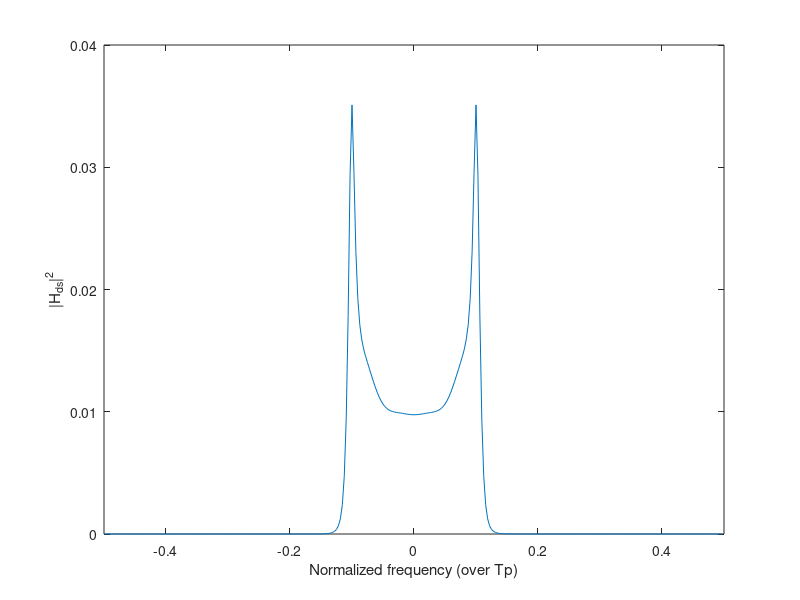
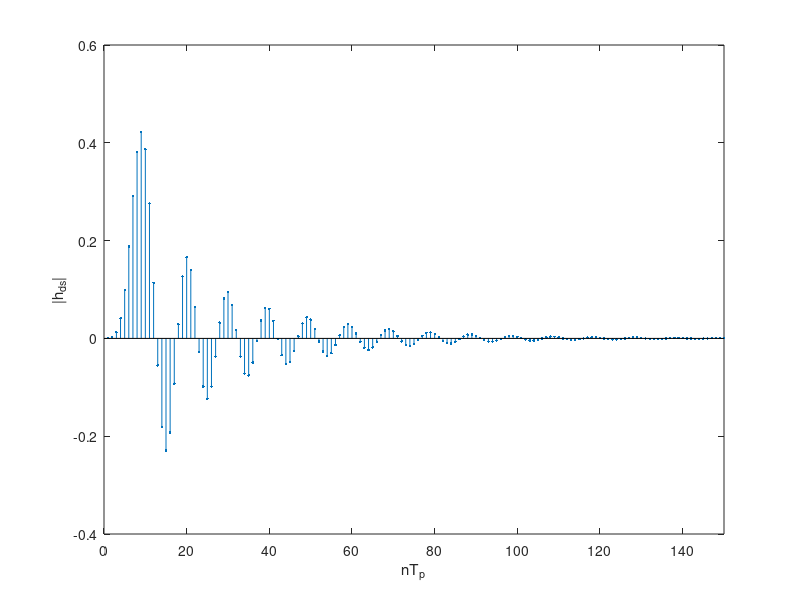
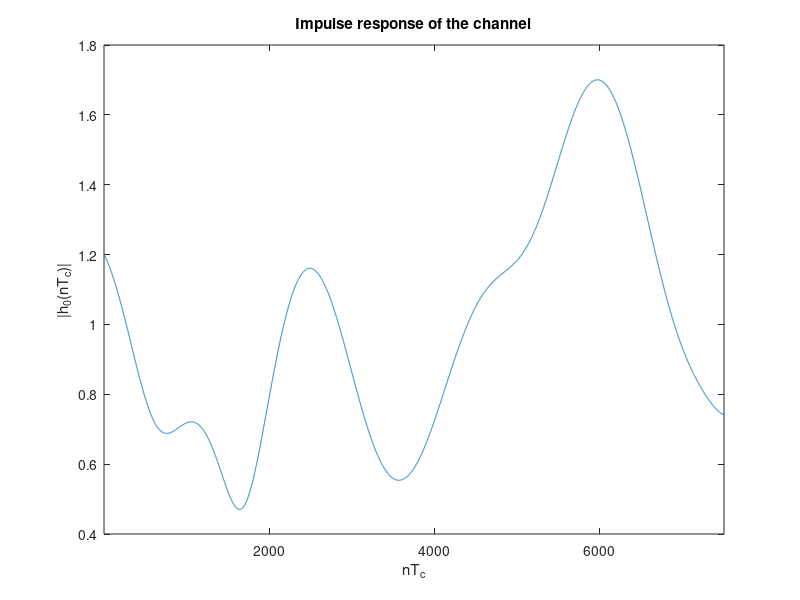

Write MATLAB code to recreate these figures, in order. (Note: this script raises an error after producing the figures.)
clc; close all; clear global; clearvars;

%% SETUP OF THE GIVEN PARAMETERS
Tc=1;
fd=(40*10^-5)/Tc;
Tp=1/10*(1/fd); 
Nsamples=80000;
hplot_samples=7500;
KdB=2;
K=10^(KdB/10); 
C=sqrt(K/(K+1)); 

%setup of the doppler filter coefficients (page 317)
a_ds=[1, -4.4153, 8.6283, -9.4592, 6.1051, ... 
    -1.3542, -3.3622, 7.2390, -7.9361, 5.1221,...
    -1.8401, 2.8706e-1];
b_ds=[1.3651e-4, 8.1905e-4, 2.0476e-3, 2.7302e-3, ...
2.0476e-3, 9.0939e-4, 6.7852e-4, 1.3550e-3, 1.8076e-3, ...
1.3550e-3, 5.3726e-4, 6.1818e-5, -7.1294e-5, ...
    -9.5058e-5, -7.1294e-5, -2.5505e-5, 1.3321e-5, ...
    4.5186e-5, 6.0248e-5, 4.5186e-5, 1.8074e-5, 3.0124e-6];
% The energy of the doppler filter needs to be normalized to 1
h_ds=impz(b_ds, a_ds);
E_hds=sum(h_ds.^2);
b_ds=b_ds/sqrt(E_hds);
Npoints=Nsamples/Tp;
[Hds, f]=freqz(b_ds,a_ds,Npoints,'whole');
Hds2=(1/Npoints)*abs(Hds).^2;
% Hds=fft(h_ds, Npoints);
% Hds2=abs(Hds).^2;
D_f=fftshift(Hds2);
figure, plot((f/(2*pi))-0.5, D_f)
ylabel('|H_{ds}|^2')
xlim([-0.5 0.5])
xlabel('Normalized frequency (over Tp)')
%normalize the power of h0.
Md=1-C^2;

%% SIMULATION OF THE CHANNEL IMPULSE RESPONSE
%compute the transient as 5*Neq*Tp because the final sampling time is Tq 
pvec=abs(roots(a_ds));
pmax=max(pvec);
Neq=ceil(-1/log(pmax));
transient=5*Tp*Neq;
%transient=length(h_ds)*Tp;

h_nsamples=Nsamples+transient;
w_samples=ceil(h_nsamples/Tp);
% Complex-valued Gaussian white noise with zero mean and unit variance
w=wgn(w_samples,1,0,'complex');

h_full=filter(b_ds, a_ds, w);
figure, stem(impz(b_ds,a_ds),'.'), ylabel('|h_{ds}|'), ...
xlabel('nT_p'), xlim([0 150])

%interpolation to Tq
t = 1:length(h_full);
t_int = Tc/Tp:Tc/Tp:length(h_full);
h_int = interp1(t, h_full, t_int, 'spline');

%multiply by sqrt(M_h0) to give the desired power 
h_int=h_int*sqrt(Md);

%drop the transient and add C because of LOS component
h=h_int(transient+1:end)+C;


%plot of 7500 samples of h
figure, 
plot(abs(h(1:hplot_samples)))
xlabel('nT_c')
ylabel('|h_0(nT_c)|')
xlim([1 hplot_samples])
title('Impulse response of the channel')

%% ESTIMATE OF THE PDF OF H0bar

h_bar=h/sqrt(C^2+Md); % the normalization here does not make much sense
% as M_h0=1-C^2, but it's to keep the formulas as in the book

% mean and variance of the realization of h
h_sd=std(abs(h_bar));
h_mean=mean(abs(h_bar));
% magnitude
mag_h=abs(h_bar);
% fit the data with a Rice ditribution to derive the parameters 
[v, s]=ricefit(mag_h);
% parameters v ans s are related to the rice factor K (wikipedia rician
% distribution)
K_est=v^2/(2*s^2); % estimated value of K 

% compute the theoretical and the estimated distributions
x=linspace(0,3,1000);
est=ricepdf(x,v,s);
v_th=sqrt(K/(K+1));
s_th=sqrt(1/(2*(K+1)));
th=ricepdf(x,v_th,s_th );

% plot of the theoretical and estimated distributions
figure
%plot(x,est,'r'), hold on, plot(x,th,'b')
Nbins=17;
histogram(mag_h, Nbins,'Normalization','pdf','DisplayStyle','stairs'), ...
hold on, plot(x,th,'r-.'),% hold on, plot(x,est,'k'),
plot(x,est,'r-.'), hold on, plot(x,th,'k--'),
legend('pdf with K_{est}','theoretical pdf')
title('Estimate of the pdf of h_0')
ylabel('f_x(a)')
xlabel('a')
%legend('Histogram','theoretical pdf','Estimated pdf')

%% SPECTRUM ESTIMATION

% Welch estimator
D=ceil(Nsamples/4);   %window length
S=ceil(D/2);   %overlap

w_welch=window(@bartlett,D);
%w_welch=kaiser(D,5);

Welch_P = welchPSD(h', w_welch, S);
Welch_P=Welch_P/Nsamples;
%f=1/Tc:1/Tc:Nsamples;
Welch_centered=fftshift(Welch_P);

figure,
freq1=[-Nsamples/2+1:Nsamples/2];
freq2=[-Npoints/2+1:Npoints/2];
% freq2=[-1/Tp:1/Tp:1/Tp];
peak=10*log10(C^2);
analytic=10*log10(Md*D_f);
analytic(length(analytic)/2)=peak;
plot(freq1, 10*log10(Welch_centered)) , hold on, plot(freq2, analytic,'r')

ylim([-40 0])
%ylim([-55 -15])
xlim([-5*Nsamples*fd 5*Nsamples*fd])
xticks([-160 -128 -96 -64 -32 0 32 64 96 128 160])
xticklabels({'-5f_d','-4f_d','-3f_d','-2f_d','-f_d',...
    '0','f_d','2f_d','3f_d','4f_d','5f_d'});
ylabel('PSD [dB]')
xlabel('f')
legend('Estimate','Theoretical curve')
